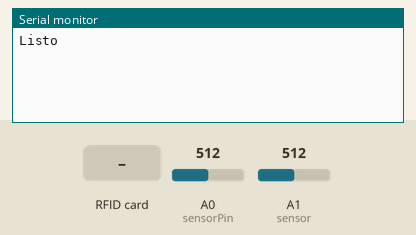
Simulated run of this sketch. Board: Arduino Uno, built with avr-gcc and run on an emulated ATmega328P. Parts: the last lines printed to the serial monitor. The test bench sets the inputs (shaded band); at power-on: A0 (sensorPin) = 512, A1 (sensor) = 512.

Above: at 1.2 s.
1.3 s: RFID card 90 0E E4 A4 held to the reader
At 2.2 s:
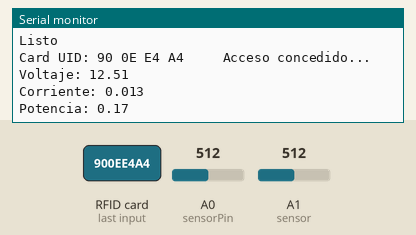
2.8 s: RFID card 5E 7A 19 C4 held to the reader
At 3.4 s:
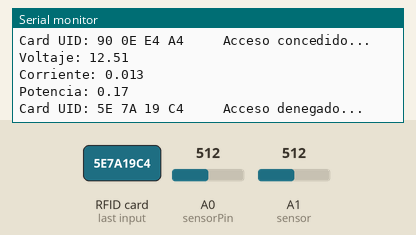

The sketch:

Practica7_RFID_consumo_energetico.ino
```cpp
#include <SPI.h>
#include <MFRC522.h>
#include <Wire.h>
//#include "RTClib.h"

#define RST 9
#define SS 10
//#define sensor_corrinete A1

//DS3231 rtc;

MFRC522 RFID(SS,RST);

byte ActualUID[4];
byte usuario1[4]= {0x90, 0x0E, 0xE4, 0xA4};

//////variables del modulo de voltaje
const int sensorPin = A0;   // seleccionar la entrada para el sensor
int sensorValue;      // variable que almacena el valor raw (0 a 1023)
float voltaje;        // variable que almacena el voltaje (0.0 a 25.0)

//////variables del sensor de corriente
float Sensibilidad=0.185; //sensibilidad en Voltios/Amperio para sensor de 5A

void setup() {

  Serial.begin(9600);
  SPI.begin();
  RFID.PCD_Init();
  Serial.println("Listo");
  /*
  if (!rtc.begin()) {
    Serial.println(F("RTC desconectado"));
    while (1);
  }

  // Si se ha perdido la corriente, fijar fecha y hora
  if (rtc.lostPower()) {
    // Fijar a fecha y hora de compilacion
    rtc.adjust(DateTime(F(__DATE__), F(__TIME__)));
  }*/
}

void loop() {
  /////voltaje
  sensorValue = analogRead(sensorPin);        // realizar la lectura
  voltaje = fmap(sensorValue, 0, 1023, 0.0, 25.0);   // cambiar escala a 0.0 - 25.0

  /////corriente
  float I=get_corriente(200);//obtenemos la corriente promedio de 500 muestras

  /////potencia
  float potencia = I*voltaje;

  // Revisamos si hay nuevas tarjetas  presentes
  if ( RFID.PICC_IsNewCardPresent()) {
     //Seleccionamos una tarjeta
     if ( RFID.PICC_ReadCardSerial()) {
        // Enviamos serialemente su UID
        Serial.print(F("Card UID:"));
        for (byte i = 0; i < RFID.uid.size; i++) {
            Serial.print(RFID.uid.uidByte[i] < 0x10 ? " 0" : " ");
            Serial.print(RFID.uid.uidByte[i], HEX);
            ActualUID[i]=RFID.uid.uidByte[i];
        }
        Serial.print("     ");
        //comparamos los UID para determinar si es uno de nuestros usuarios
        if(compareArray(ActualUID,usuario1)){
           Serial.println("Acceso concedido...");
           /*
           DateTime now = rtc.now();
           printDate(now);
           */
           Serial.print("Voltaje: ");              // mostrar el valor por serial
           Serial.println(voltaje);
           Serial.print("Corriente: ");
           Serial.println(I,3);
           Serial.print("Potencia: ");
           Serial.println(potencia);
        }
        else{
           Serial.println("Acceso denegado...");
        }
        // Terminamos la lectura de la tarjeta tarjeta  actual
        RFID.PICC_HaltA();
     }
  }
}

//Función para comparar dos vectores
 boolean compareArray(byte array1[],byte array2[])
{
  if(array1[0] != array2[0])return(false);
  if(array1[1] != array2[1])return(false);
  if(array1[2] != array2[2])return(false);
  if(array1[3] != array2[3])return(false);
  return(true);
}

//voltaje /  cambio de escala entre floats
float fmap(float x, float in_min, float in_max, float out_min, float out_max)
{
  return (x - in_min) * (out_max - out_min) / (in_max - in_min) + out_min;
}

//corriente
float get_corriente(int n_muestras)
{
  float voltajeSensor;
  float corriente=0;
  for(int i=0;i<n_muestras;i++)
  {
    voltajeSensor = analogRead(A1) * (5.0 / 1023.0);////lectura del sensor
    corriente=corriente+(voltajeSensor-2.5)/Sensibilidad; //Ecuación  para obtener la corriente
  }
  corriente=corriente/n_muestras;
  return(corriente);
}

/*
//funcion para mostrar la hora
void printDate(DateTime date)
{
  Serial.print("Hora de ingreso: ");
  Serial.print(date.hour(), DEC);
  Serial.print(':');
  Serial.print(date.minute(), DEC);
  Serial.print(':');
  Serial.print(date.second(), DEC);
  Serial.println();
}
*/
```

Measured:
- after the input at 1.3 s, the serial monitor: prints a new line at once (image 1)
- after the input at 2.8 s, the serial monitor: prints a new line at once (image 2)
